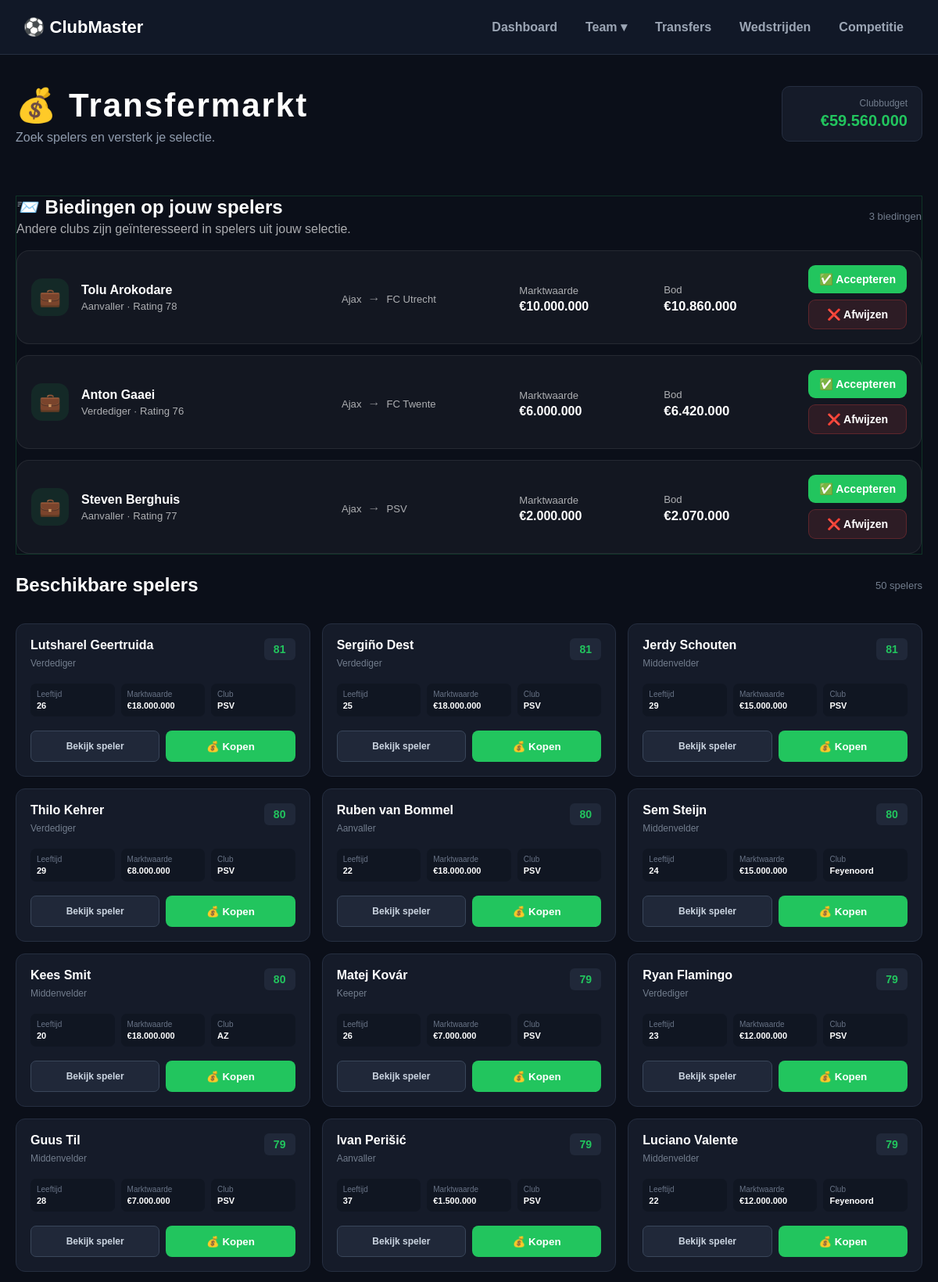
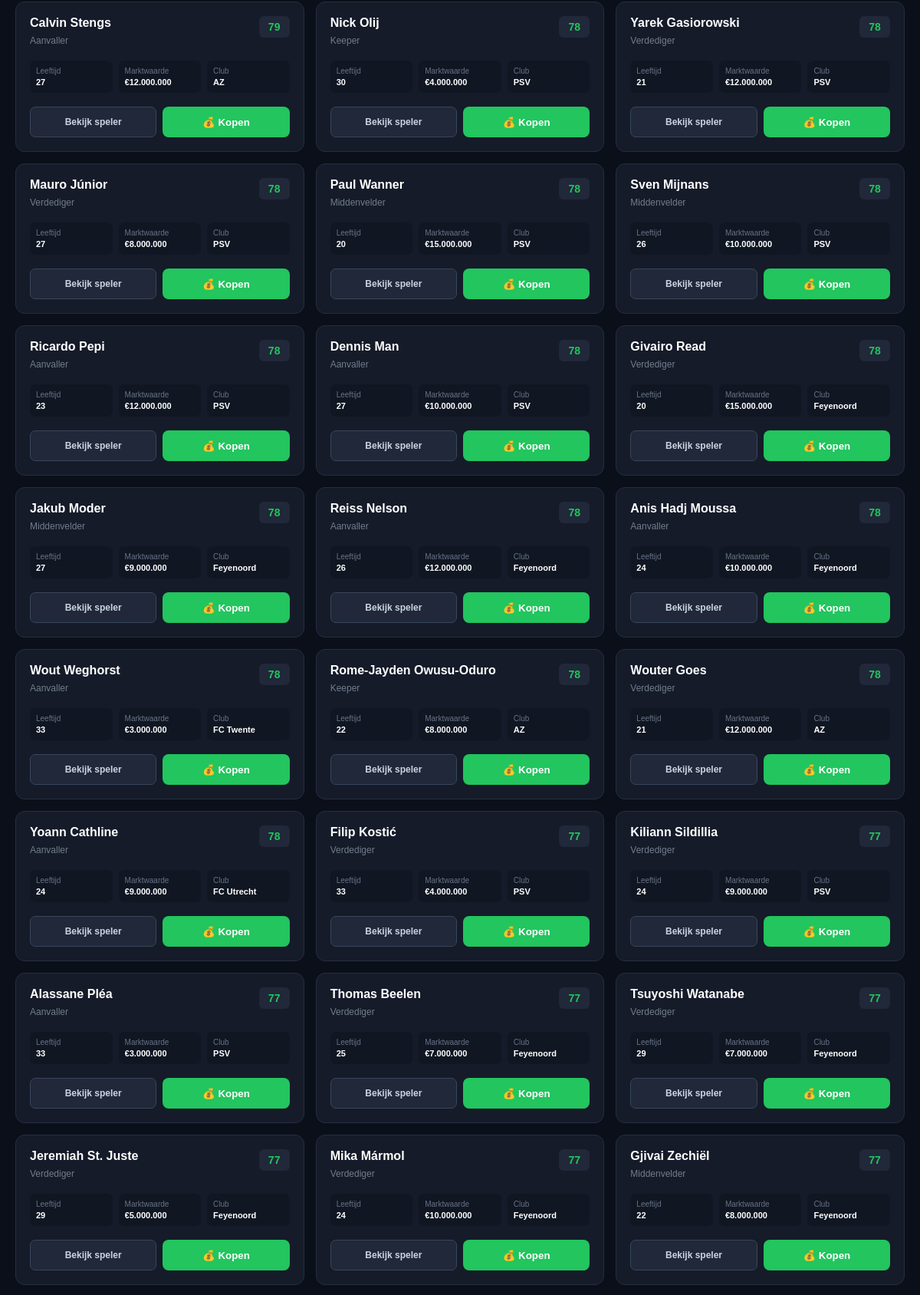
Screenshot of /transfers (signed in, upper part) with the database file from the repository (2 pictures, top to bottom).
### tables this page shows
CREATE TABLE clubs (
            id INTEGER PRIMARY KEY AUTOINCREMENT,
            naam TEXT NOT NULL,
            stad TEXT NOT NULL,
            rating INTEGER NOT NULL,
            logo TEXT NOT NULL,
            budget INTEGER NOT NULL,
            salariskosten INTEGER NOT NULL,
            stadioncapaciteit INTEGER NOT NULL,
            inkomsten_per_wedstrijd INTEGER NOT NULL
        );

CREATE TABLE players (
            id INTEGER PRIMARY KEY AUTOINCREMENT,
            club_id INTEGER NOT NULL,
            naam TEXT NOT NULL,
            positie TEXT NOT NULL,
            leeftijd INTEGER NOT NULL,
            marktwaarde INTEGER NOT NULL,
            rating INTEGER NOT NULL,
            salaris INTEGER NOT NULL,
            contractduur INTEGER NOT NULL,
            FOREIGN KEY (club_id) REFERENCES clubs(id)
        );

### app.py (the view)
@app.route("/transfers")
@login_required
def transfers():
    club = get_user_club()
    if club is None:
        return redirect(
            url_for("clubs_page")
        )
    transfer_offers = (
        genereer_ai_transferbiedingen()
    )
    progress = get_user_progress()
    connection = get_connection()
    spelers = connection.execute("""
        SELECT
            players.id,
            players.naam,
            players.positie,
            players.leeftijd,
            players.marktwaarde,
            players.rating,
            clubs.naam AS club_naam,
            clubs.logo AS club_logo
        FROM players
        JOIN clubs
            ON players.club_id = clubs.id
        WHERE players.club_id != ?
        ORDER BY players.rating DESC
        LIMIT 50
    """, (
        club["id"],
    )).fetchall()
    connection.close()
    return render_template(
        "transfers.html",
        club=club,
        players=spelers,
        transfer_history=
            progress["transfer_history"],
        transfer_offers=
            transfer_offers
    )

### app.py (called while the page is built, shortened)
def get_connection():
    connection = sqlite3.connect(DATABASE)
    connection.row_factory = sqlite3.Row
    return connection

def login_required(view):
    @wraps(view)
    def wrapped_view(*args, **kwargs):
        user_id = session.get("user_id")
        if user_id is None:
            return redirect(
                url_for("login")
            )
        connection = get_connection()
        user = connection.execute("""
            SELECT id
            FROM users
            WHERE id = ?
        """, (
            user_id,
        )).fetchone()
        connection.close()
        if user is None:
            session.clear()
            return redirect(
                url_for("login")
            )
        return view(*args, **kwargs)
    return wrapped_view

def get_current_user():
    user_id = session.get("user_id")
    if user_id is None:
        return None
    connection = get_connection()
    user = connection.execute("""
        SELECT
            id,
            username,
            password_hash,
            club_id,
            lineup_json,
            tactics_json,
            transfer_history_json,
            transfer_offers_json,
            transfer_offer_date,
            created_at
        FROM users
        WHERE id = ?
    """, (
        user_id,
    )).fetchone()
    connection.close()
    return user

def load_json_value(value, default):
    if not value:
        return default
    try:
        return json.loads(value)
    except (
        TypeError,
        ValueError,
        json.JSONDecodeError
    ):
        return default

def get_user_progress():
    user = get_current_user()
    return {
        "lineup": load_json_value(
            user["lineup_json"],
            {}
        ),
        "tactics": load_json_value(
            user["tactics_json"],
            {
                "formatie": "4-3-3",
                "speelstijl": "Gebalanceerd",
                "mentaliteit": "Gebalanceerd",
                "druk": "Normaal"
            }
        ),
        "transfer_history": load_json_value(
            user["transfer_history_json"],
            []
        ),
        "transfer_offers": load_json_value(
            user["transfer_offers_json"],
            []
        ),
        "transfer_offer_date":
            user["transfer_offer_date"]
    }

### Templates/transfers.html (shortened to what this page needs)
<!DOCTYPE html>
<html lang="nl">
<head>
    <link
        rel="stylesheet"
        href="{{ url_for('static', filename='style.css') }}"
    >
</head>
<body>
{% include "navbar.html" %}
<main class="transfers-page">
    <div class="transfers-header">
        <div>
            <h1>
                💰 Transfermarkt
            </h1>
            <p class="page-subtitle">
                Zoek spelers en versterk je selectie.
            </p>
        </div>
        <div class="transfer-budget">
            <span>
                Clubbudget
            </span>
            <strong>
                €{{ "{:,.0f}".format(club.budget).replace(",", ".") }}
            </strong>
        </div>
    </div>
    {% if transfer_offers %}
    <section class="transfer-section ai-offers-section">
        <div class="transfer-section-header">
            <div>
                <h2>
                    📨 Biedingen op jouw spelers
                </h2>
                <p class="transfer-offers-subtitle">
                    Andere clubs zijn geïnteresseerd in spelers uit jouw selectie.
                </p>
            </div>
            <span>
                {{ transfer_offers|length }} biedingen
            </span>
        </div>
        <div class="transfer-offers-list">
            {% for offer in transfer_offers %}
            <article class="ai-offer-card">
                <div class="ai-offer-icon">
                    💼
                </div>
                <div class="ai-offer-main">
                    <div class="ai-offer-player">
                        <strong>
                            {{ offer.player_name }}
                        </strong>
                        <span>
                            {{ offer.position }}
                            ·
                            Rating {{ offer.rating }}
                        </span>
                    </div>
                    <div class="ai-offer-route">
                        <span>
                            {{ offer.from_club }}
                        </span>
                        <strong>
                            →
                        </strong>
                        <span>
                            {{ offer.to_club }}
                        </span>
                    </div>
                    <div class="ai-offer-value">
                        <span>
                            Marktwaarde
                        </span>
                        <strong>
                            €{{ "{:,.0f}".format(offer.market_value).replace(",", ".") }}
                        </strong>
                    </div>
                    <div class="ai-offer-price">
                        <span>
                            Bod
                        </span>
                        <strong>
                            €{{ "{:,.0f}".format(offer.offer).replace(",", ".") }}
                        </strong>
                    </div>
                </div>
                <div class="ai-offer-actions">
                    <form
                        method="POST"
                        action="{{ url_for('accept_transfer_offer', offer_id=offer.id) }}"
                    >
                        <button
                            type="submit"
                            class="club-button ai-accept-button"
                        >
                            ✅ Accepteren
                        </button>
                    </form>
                    <form
                        method="POST"
                        action="{{ url_for('reject_transfer_offer', offer_id=offer.id) }}"
                    >
                        <button
                            type="submit"
                            class="ai-reject-button"
                        >
                            ❌ Afwijzen
                        </button>
                    </form>
                </div>
            </article>
            {% endfor %}
        </div>
    </section>
    {% endif %}
    <section class="transfer-section">
        <div class="transfer-section-header">
            <h2>
                Beschikbare spelers
            </h2>
            <span>
                {{ players|length }} spelers
            </span>
        </div>
        <div class="transfer-grid">
            {% for player in players %}
                <article class="transfer-card">
                    <div class="transfer-card-top">
                        <div>
                            <h3>
                                {{ player.naam }}
                            </h3>
                            <span class="transfer-position">
                                {{ player.positie }}
                            </span>
                        </div>
                        <div class="transfer-rating">
                            {{ player.rating }}
                        </div>
                    </div>
                    <div class="transfer-details">
                        <div>
                            <span>
                                Leeftijd
                            </span>
                            <strong>
                                {{ player.leeftijd }}
                            </strong>
                        </div>
                        <div>
                            <span>
                                Marktwaarde
                            </span>
                            <strong>
                                €{{ "{:,.0f}".format(player.marktwaarde).replace(",", ".") }}
                            </strong>
                        </div>
                        <div>
                            <span>
                                Club
                            </span>
                            <strong>
                                {{ player.club_naam }}
                            </strong>
                        </div>
                    </div>
                    <div class="transfer-actions">
                        <a
                            href="{{ url_for('player_detail', player_id=player.id) }}"
                            class="transfer-info-button"
                        >
                            Bekijk speler
                        </a>
                        <form
                            method="POST"
                            action="{{ url_for('buy_transfer', player_id=player.id) }}"
                        >
                            <button
                                type="submit"
                                class="club-button transfer-buy-button"
                            >
                                💰 Kopen
                            </button>
                        </form>
                    </div>
                </article>
            {% else %}
                <div class="no-transfer-players">
                    Er zijn momenteel geen spelers beschikbaar.
                </div>
            {% endfor %}
        </div>
    </section>
</main>
</body>
</html>

### rows the page displays
clubs: budget "59.560.000"
players: naam "Lutsharel Geertruida", positie "Verdediger", rating "81", leeftijd "26", marktwaarde "18.000.000", club_naam "PSV"
players: naam "Sergiño Dest", positie "Verdediger", rating "81", leeftijd "25", marktwaarde "18.000.000", club_naam "PSV"
players: naam "Jerdy Schouten", positie "Middenvelder", rating "81", leeftijd "29", marktwaarde "15.000.000", club_naam "PSV"
players: naam "Thilo Kehrer", positie "Verdediger", rating "80", leeftijd "29", marktwaarde "8.000.000", club_naam "PSV"
players: naam "Ruben van Bommel", positie "Aanvaller", rating "80", leeftijd "22", marktwaarde "18.000.000", club_naam "PSV"
players: naam "Sem Steijn", positie "Middenvelder", rating "80", leeftijd "24", marktwaarde "15.000.000", club_naam "Feyenoord"
players: naam "Kees Smit", positie "Middenvelder", rating "80", leeftijd "20", marktwaarde "18.000.000", club_naam "AZ"
players: naam "Matej Kovár", positie "Keeper", rating "79", leeftijd "26", marktwaarde "7.000.000", club_naam "PSV"
players: naam "Ryan Flamingo", positie "Verdediger", rating "79", leeftijd "23", marktwaarde "12.000.000", club_naam "PSV"
players: naam "Guus Til", positie "Middenvelder", rating "79", leeftijd "28", marktwaarde "7.000.000", club_naam "PSV"
players: naam "Ivan Perišić", positie "Aanvaller", rating "79", leeftijd "37", marktwaarde "1.500.000", club_naam "PSV"
players: naam "Luciano Valente", positie "Middenvelder", rating "79", leeftijd "22", marktwaarde "12.000.000", club_naam "Feyenoord"
players: naam "Calvin Stengs", positie "Aanvaller", rating "79", leeftijd "27", marktwaarde "12.000.000", club_naam "AZ"
players: naam "Nick Olij", positie "Keeper", rating "78", leeftijd "30", marktwaarde "4.000.000", club_naam "PSV"
players: naam "Yarek Gasiorowski", positie "Verdediger", rating "78", leeftijd "21", marktwaarde "12.000.000", club_naam "PSV"
players: naam "Mauro Júnior", positie "Verdediger", rating "78", leeftijd "27", marktwaarde "8.000.000", club_naam "PSV"
players: naam "Paul Wanner", positie "Middenvelder", rating "78", leeftijd "20", marktwaarde "15.000.000", club_naam "PSV"
players: naam "Sven Mijnans", positie "Middenvelder", rating "78", leeftijd "26", marktwaarde "10.000.000", club_naam "PSV"
players: naam "Ricardo Pepi", positie "Aanvaller", rating "78", leeftijd "23", marktwaarde "12.000.000", club_naam "PSV"
players: naam "Dennis Man", positie "Aanvaller", rating "78", leeftijd "27", marktwaarde "10.000.000", club_naam "PSV"
players: naam "Givairo Read", positie "Verdediger", rating "78", leeftijd "20", marktwaarde "15.000.000", club_naam "Feyenoord"
players: naam "Jakub Moder", positie "Middenvelder", rating "78", leeftijd "27", marktwaarde "9.000.000", club_naam "Feyenoord"
players: naam "Reiss Nelson", positie "Aanvaller", rating "78", leeftijd "26", marktwaarde "12.000.000", club_naam "Feyenoord"
players: naam "Anis Hadj Moussa", positie "Aanvaller", rating "78", leeftijd "24", marktwaarde "10.000.000", club_naam "Feyenoord"
players: naam "Wout Weghorst", positie "Aanvaller", rating "78", leeftijd "33", marktwaarde "3.000.000", club_naam "FC Twente"
players: naam "Rome-Jayden Owusu-Oduro", positie "Keeper", rating "78", leeftijd "22", marktwaarde "8.000.000", club_naam "AZ"
players: naam "Wouter Goes", positie "Verdediger", rating "78", leeftijd "21", marktwaarde "12.000.000", club_naam "AZ"
players: naam "Yoann Cathline", positie "Aanvaller", rating "78", leeftijd "24", marktwaarde "9.000.000", club_naam "FC Utrecht"
players: naam "Filip Kostić", positie "Verdediger", rating "77", leeftijd "33", marktwaarde "4.000.000", club_naam "PSV"
players: naam "Kiliann Sildillia", positie "Verdediger", rating "77", leeftijd "24", marktwaarde "9.000.000", club_naam "PSV"
players: naam "Alassane Pléa", positie "Aanvaller", rating "77", leeftijd "33", marktwaarde "3.000.000", club_naam "PSV"
players: naam "Thomas Beelen", positie "Verdediger", rating "77", leeftijd "25", marktwaarde "7.000.000", club_naam "Feyenoord"
players: naam "Tsuyoshi Watanabe", positie "Verdediger", rating "77", leeftijd "29", marktwaarde "7.000.000", club_naam "Feyenoord"
players: naam "Jeremiah St. Juste", positie "Verdediger", rating "77", leeftijd "29", marktwaarde "5.000.000", club_naam "Feyenoord"
players: naam "Mika Mármol", positie "Verdediger", rating "77", leeftijd "24", marktwaarde "10.000.000", club_naam "Feyenoord"
players: naam "Gjivai Zechiël", positie "Middenvelder", rating "77", leeftijd "22", marktwaarde "8.000.000", club_naam "Feyenoord"

### other values shown
{{ transfer_offers|length }} "3"
{{ offer.player_name }} "Tolu Arokodare" "Anton Gaaei" "Steven Berghuis"
{{ offer.position }} "Aanvaller" "Verdediger" "Aanvaller"
{{ offer.rating }} "78" "76" "77"
{{ offer.from_club }} "Ajax" "Ajax" "Ajax"
{{ offer.to_club }} "FC Utrecht" "FC Twente" "PSV"
{{ "{:,.0f}".format(offer.market_value).replace(",", ".") }} "10.000.000" "6.000.000" "2.000.000"
{{ "{:,.0f}".format(offer.offer).replace(",", ".") }} "10.860.000" "6.420.000" "2.070.000"
{{ players|length }} "50"
